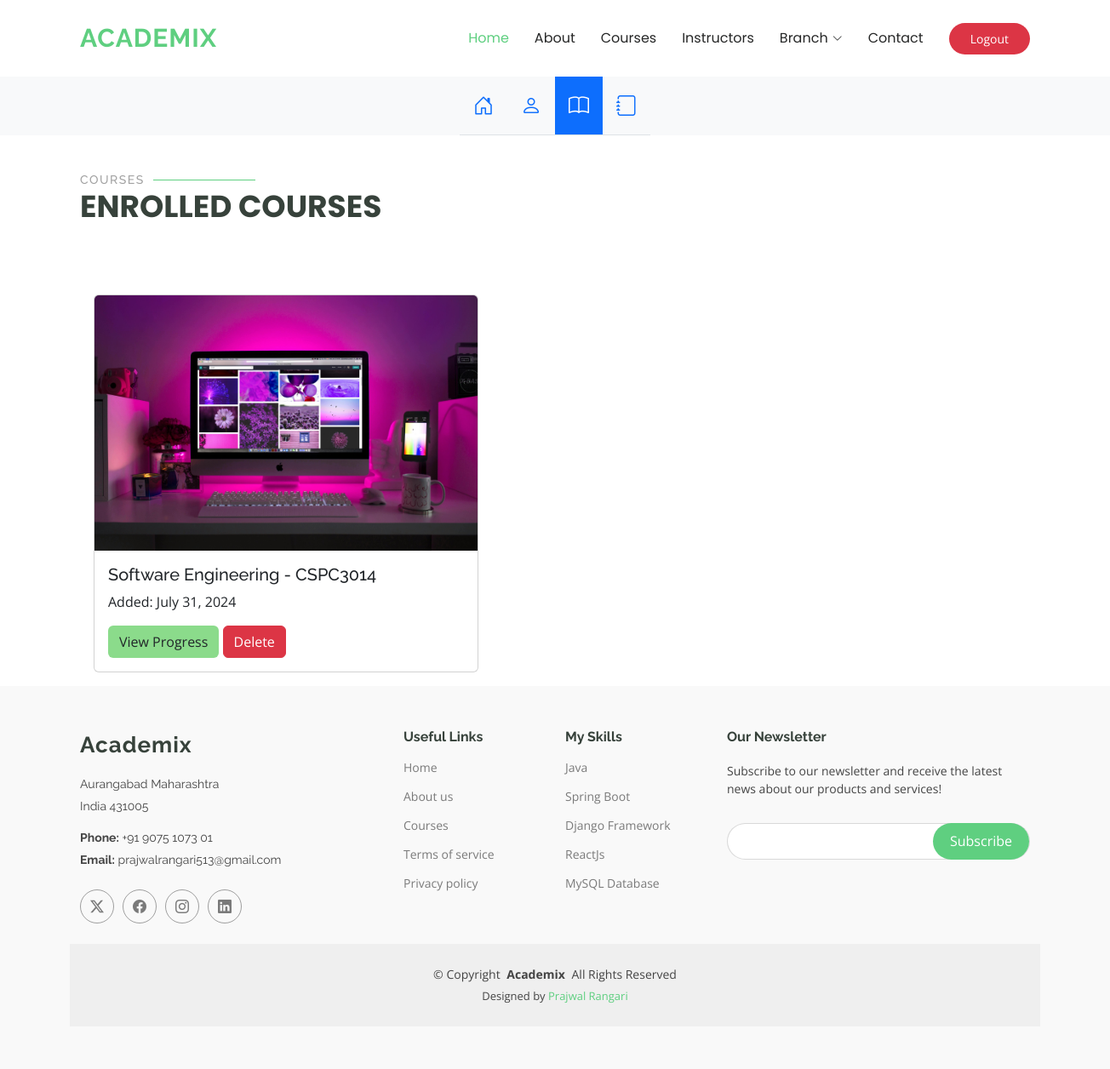
The page /enrolledcourses/ (signed in) on the database its author committed.
### academixapp/models.py (models this page shows, shortened)
class Enrollment(models.Model):
    user = models.ForeignKey(User, on_delete=models.CASCADE)
    course = models.ForeignKey(Course, on_delete=models.CASCADE)
    enrollment_date = models.DateTimeField(auto_now_add=True)
    class Meta:
        unique_together = ['user', 'course']

class Course(models.Model):
    course_title = models.CharField(max_length=100)
    course_desc = models.TextField()
    course_branch = models.CharField(max_length=100, default='COMPSA')
    course_year = models.CharField(max_length=100, default='FY')
    course_img = models.ImageField(default='default.jpg', upload_to='course_images/')
    course_benefit = models.TextField()
    course_req = models.TextField()
    date_created = models.DateTimeField(default=datetime.now)
    slug = models.SlugField(unique=True, blank=True, default='')
    course_credit = models.IntegerField(default=0)
    course_tutorial = models.IntegerField(default=0)
    course_lectures = models.IntegerField(default=0)
    instructor = models.ForeignKey(User, on_delete=models.CASCADE, default='')

### academixapp/views.py (the view)
# urls.py: path('enrolledcourses/',views.enrolledcourses, name='enrolledcourses'),
@login_required(login_url='auth:login')
def enrolledcourses(request):
    enrolled_courses = Enrollment.objects.filter(user=request.user)
    return render(request, 'academixapp/enrolledcourses.html', {'enrolled_courses': enrolled_courses})

### templates/academixapp/enrolledcourses.html (shortened to what this page needs)
{% extends 'academixapp/base.html' %}
{% block body %}
<div class="container">
    <div class="row mt-5">
        <div id="courseSection" class="container section-title" data-aos="fade-up">
            <h2>Courses</h2>
            <p>Enrolled Courses</p>
        </div>
        {% if enrolled_courses %}
        <div class="d-flex flex-row justify-content-start align-items-start flex-wrap" data-aos="zoom-in"
            data-aos-delay="100">
            {% for enrollment in enrolled_courses %}
            <div class="card m-3">
                <img src="{{ enrollment.course.course_img.url }}" class="card-img-top" alt="{{ course.course_title }}"
                    style="width: 100%; height: 300px;">
                <div class="card-body">
                    <h5 class="card-title">{{ enrollment.course.course_title }}</h5>
                    <p class="card-text">Added: {{ enrollment.enrollment_date|date }}</p>
                    <a href="{% url 'academixapp:view_course' enrollment.course.slug %}" class="btn"
                        style="background-color: rgb(139, 219, 139);">View Progress</a>
                    <button type="button" class="btn btn-danger" data-bs-toggle="modal"
                        data-bs-target="#deleteModal{{ enrollment.id }}">Delete</button>
                </div>
            </div>
            {% endfor %}
        </div>
        {% else %}
        <div class="mb-5" data-aos="fade-in">
            <h2 class="text-center">No Course Currently Enrolled</h2>
        </div>
        {% endif %}
    </div>
</div>
{% endblock %}

### static/academixapp/main.css (style rules this page uses)
:root { --default-font: "Open Sans", system-ui, -apple-system, "Segoe UI", Roboto, "Helvetica Neue", Arial, "Noto Sans", "Liberation Sans", sans-serif, "Apple Color Emoji", "Segoe UI Emoji", "Segoe UI Symbol", "Noto Color Emoji"; --heading-font: "Raleway", sans-serif; --nav-font: "Poppins", sans-serif; }
:root { --background-color: #ffffff; --default-color: #444444; --heading-color: #37423b; --accent-color: #5fcf80; --surface-color: #ffffff; --contrast-color: #ffffff; }
:root { --nav-color: #272828; --nav-hover-color: #5fcf80; --nav-mobile-background-color: #ffffff; --nav-dropdown-background-color: #ffffff; --nav-dropdown-color: #272828; --nav-dropdown-hover-color: #5fcf80; }
:root { scroll-behavior: smooth; }
body { color: var(--default-color); background-color: var(--background-color); font-family: var(--default-font); }
a { color: var(--accent-color); text-decoration: none; transition: 0.3s; }
h1, h2, h3, h4, h5, h6 { color: var(--heading-color); font-family: var(--heading-font); }
.section-title { padding-bottom: 60px; position: relative; }
.section-title h2 { font-size: 14px; font-weight: 500; padding: 0; line-height: 1px; margin: 0; letter-spacing: 1.5px; text-transform: uppercase; color: color-mix(in srgb, var(--default-color), transparent 50%); position: relative; }
.section-title h2::after { content: ""; width: 120px; height: 1px; display: inline-block; background: var(--accent-color); margin: 4px 10px; }
.section-title p { color: var(--heading-color); margin: 0; font-size: 36px; font-weight: 700; font-family: var(--nav-font); text-transform: uppercase; }

### rows shown on the page
Enrollment: course.course_img (picture), course.course_title "Software Engineering - CSPC3014", enrollment_date "July 31, 2024"
